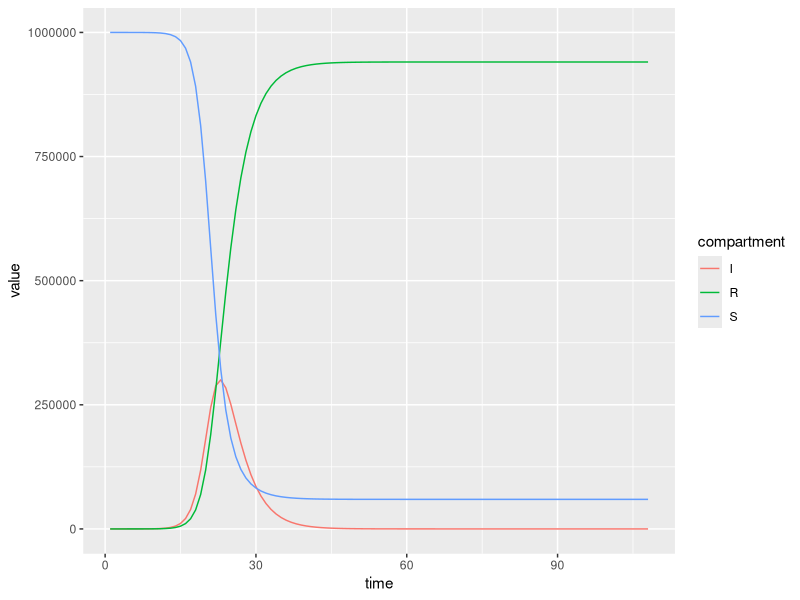

The R script that drew this image: (Note: this script raises an error after producing the figure.)
# This is to setup a simple SIR model and run the simulations

require(deSolve)
require(ggplot2)
require(tidyr)

sir.model <- function(t,x,params){
  ## extract the state variables
  S <- x[1]
  I <- x[2]
  R <- x[3]
  ## extract the parameters
  beta <- params["beta"] #transition rate
  gamma <- params["gamma"] #recovery rate
  N <- 1e+06 #total population
  ## the model equations
  dS.dt <- -beta*S*I/N
  dI.dt <- beta*S*I/N-gamma*I
  dR.dt <- gamma*I
  ## combine results into a single vector
  dxdt <- c(dS.dt,dI.dt,dR.dt)
  ## return result as a list!
  list(dxdt)
}

params0 <- c(beta=1,gamma=1/3)

xstart <- c(S=1e+06,I=1,R=0) ## initial conditions

dd <- (data.frame(date=seq(as.Date("2020-02-14"),
                                    as.Date("2020-05-31"),
                                    by="1 day"))
)


out <- as.data.frame(
  ode(
    func=sir.model,
    y=xstart,
    times=seq(1:length(dd$date)),
    parms=params0
  )
)

out2 <- out %>%
  pivot_longer(c(S, I, R), names_to = "compartment", values_to = "value")

ggplot(data=out2, aes(x=time,y=value,col=compartment))+geom_line()  

R0 <- params0["beta"]/params["gamma"]

###
